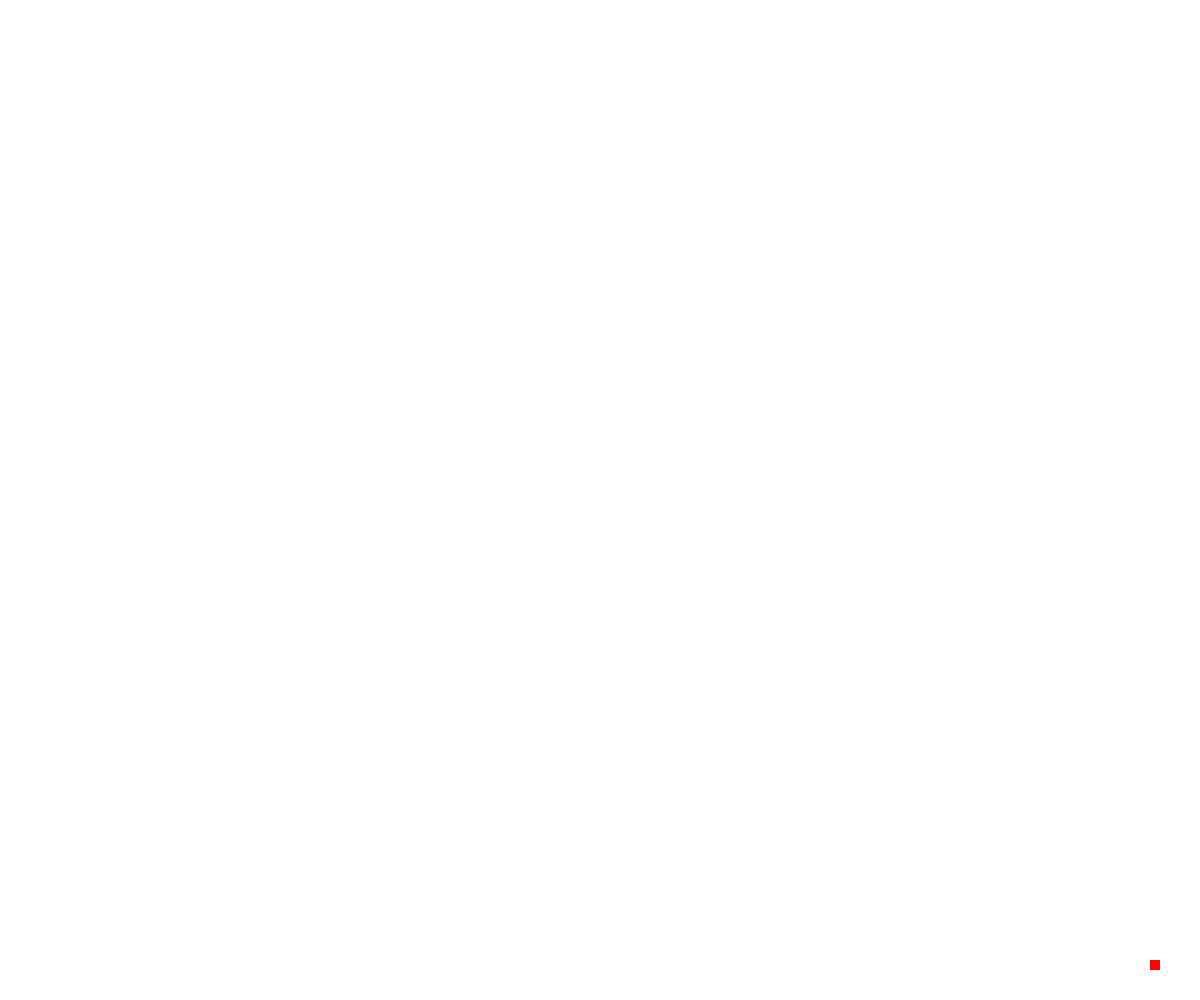
Frame 1 (no input)
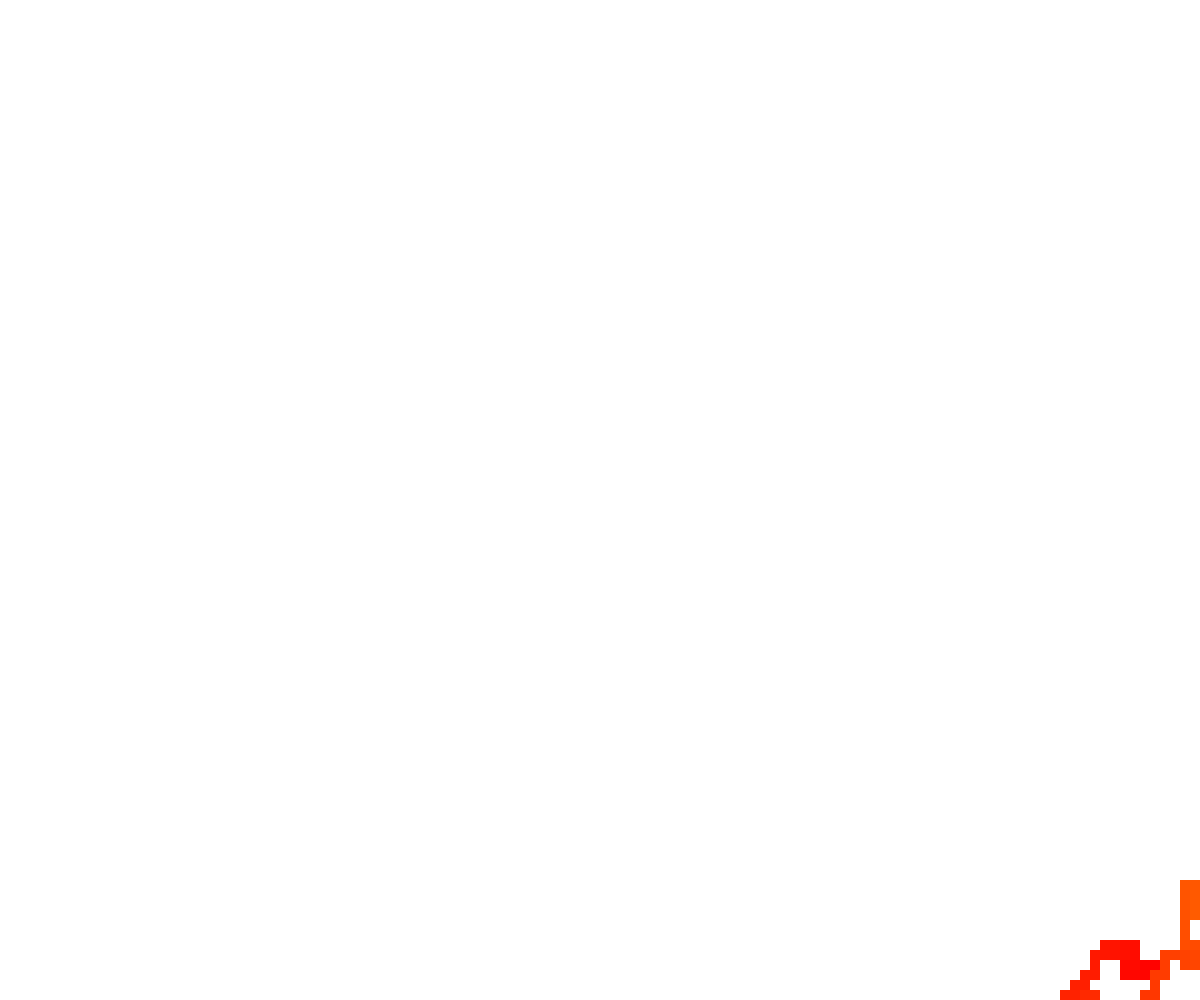
Frame 60 (no input)
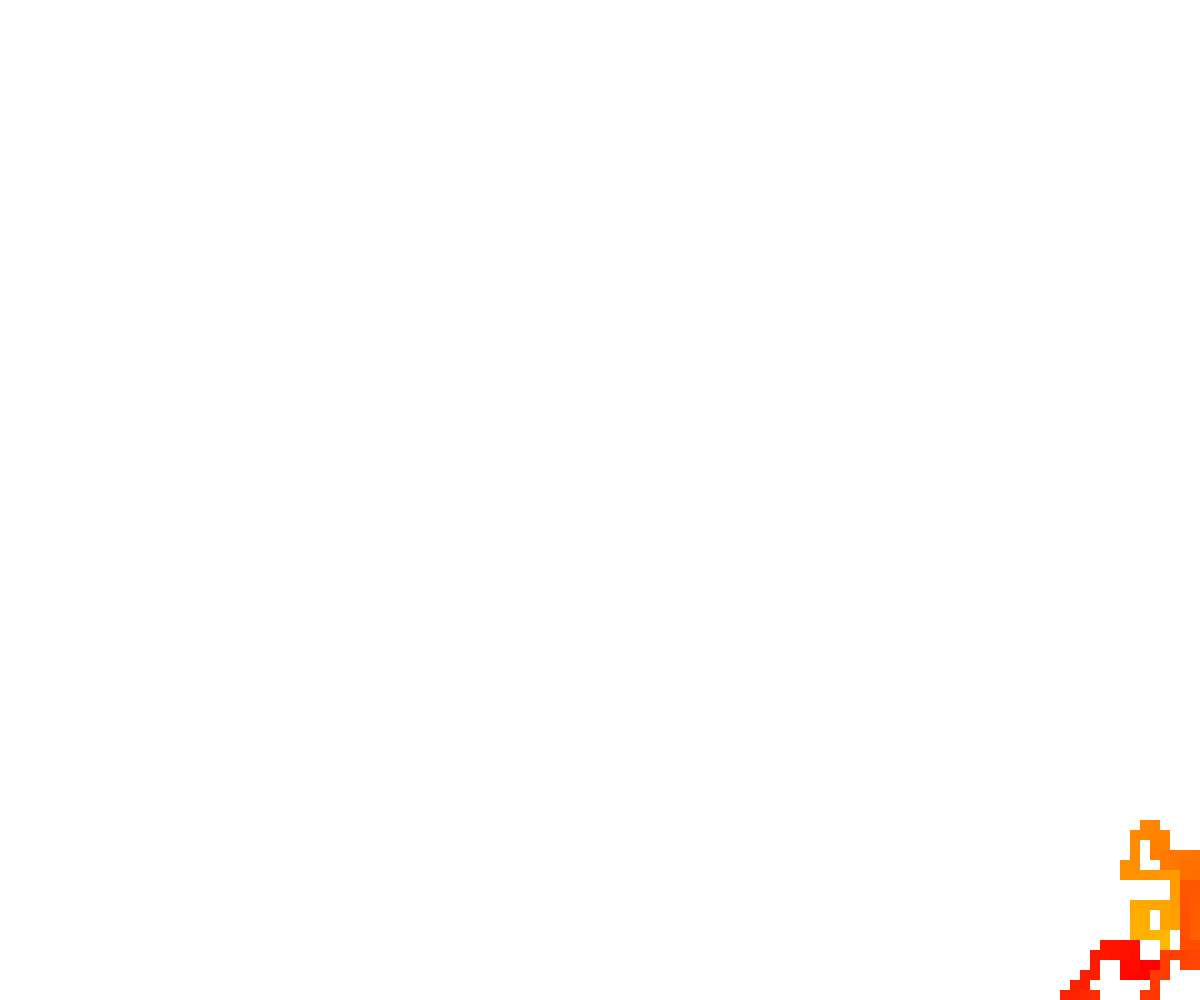
Frame 120 (the mouse pressed at the canvas centre since frame 60)

The p5.js sketch that drew these frames (run headless with seeded random() and noise() and a simulated clock; from frame 60 on, the mouse is pressed at the canvas centre):

// p5.js sketch
// ── sketch.js
// draws a rainbow maze

// config
let color_steps = 1000;
let cell_size = 10;
let color_s = 1;
let color_b = 1;
// globals
let grid_width = 0;
let grid_height = 0;
let grid = [];
let history = [];
let cell_info = {
	x: 0,
	y: 0,
	c: 0
};

function setup() {
	// create a place to draw
	createCanvas(windowWidth, windowHeight);
	colorMode(HSB, color_steps);
	noStroke();
	background(color_steps);

	// init grid and start position
	grid_width = floor(windowWidth / cell_size) + 1;
	grid_height = floor(windowHeight / cell_size) + 1;
	cell_info.x = grid_width - 5;
	cell_info.y = grid_height - 5;
	for (var i = 0; i < grid_width; i++) {
		grid[i] = [];
	}
}

function draw() {
	// for (var i = 0; i < 10; i++) {
		step();
	// }
}

function step() {

	// try to find open direction
	let directions = shuffle([1, 2, 3, 4]);
	let x = 0;
	let y = 0;
	let found_open_cell = false;
	for (var i = 0; i < directions.length; i++) {
		let dir = directions[i];
		x = cell_info.x;
		y = cell_info.y;

		if (dir == 1) {
			y--;
		} else if (dir == 2) {
			x++;
		} else if (dir == 3) {
			y++;
		} else if (dir == 4) {
			x--;
		}

		x = constrain(x, 0, grid_width-1);
		y = constrain(y, 0, grid_height-1);
		// console.log(x,y,grid[x][y]);
		if (!grid[x][y]) {
			found_open_cell = true;
			break;
		}
	}

	// if we found a cell, move forth, otherwise move back
	if (found_open_cell) {
		// move into cell
		cell_info.c = ++cell_info.c % color_steps;
		cell_info.x = x;
		cell_info.y = y;
		grid[cell_info.x][cell_info.y] = true;
		history.push({
			x: cell_info.x,
			y: cell_info.y,
			c: cell_info.c
		});

		// draw it
		fill(cell_info.c, color_steps * color_s, color_steps * color_b);
		rect(cell_info.x * cell_size, cell_info.y * cell_size, cell_size, cell_size);
	}else {
		// hit a dead end, back up
		if (history.length) {
			cell_info = history.pop();
		} else {
			console.log("all done");
			noLoop();
		}
	}
}
